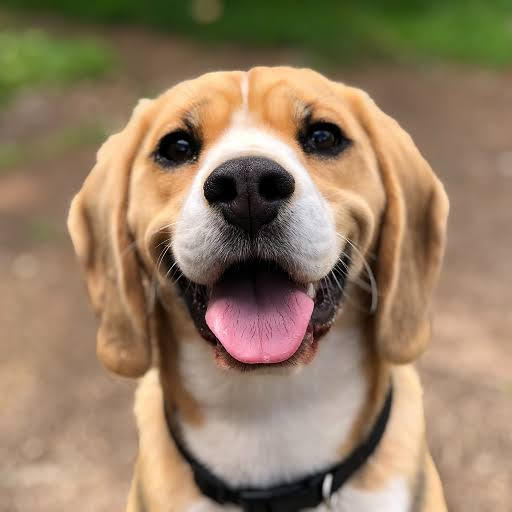
#> input picture notebooks/assets/dog.jpg, 512 x 512 px
$ jupyter execute 01.ipynb
#> lines starting #> are read from the running program, lines starting #| are printed output that depends on the picture
[cell 1]
import matplotlib.pyplot as plt
import numpy as np

# Numpy

## Numpy arrays

Representación de vectores y matrices (y tensores) en Python. Numpy es una librería que permite trabajar con arreglos multidimensionales de manera eficiente (pues delega el trabajo a código optimizado en C).

[cell 2]
# Vectores

vector1 = np.array([1, 2, 3])
vector2 = np.array([4, 5, 6])

print("Suma (vector1 + vector2):", vector1 + vector2)
print("Resta (vector1 - vector2):", vector1 - vector2)
print("Producto punto (vector1 . vector2):", np.dot(vector1, vector2))
print("Norma de vector1 (L2):", np.linalg.norm(vector1))
print("Norma de vector1 (L1):", np.linalg.norm(vector1, ord=1))

[cell 3]
# Matrices

mat1 = np.array([[1, 2],
                 [3, 4]])
mat2 = np.array([[5, 6],
                 [7, 8]])

print("Suma (mat1 + mat2):\n", mat1 + mat2)
print("Resta (mat1 - mat2):\n", mat1 - mat2)
print("Producto (elemento a elemento) (mat1 * mat2):\n", mat1 * mat2)
print("Producto (mat1 @ mat2):\n", mat1 @ mat2)  # Multiplicación de matrices

[cell 4]
# TRANFORMATIONS

def rotate(angle):
    """Returns the rotation matrix for a given angle in degrees."""
    rad = np.radians(angle)
    return np.array([[np.cos(rad), -np.sin(rad)],
                     [np.sin(rad),  np.cos(rad)]])

def sheer(shear_x, shear_y):
    """Returns the shear matrix for given shear factors in x and y directions."""
    return np.array([[1, shear_x],
                     [shear_y, 1]])

def scale(scale_x, scale_y):
    """Returns the scaling matrix for given scale factors in x and y directions."""
    return np.array([[scale_x, 0],
                     [0, scale_y]])

## Transformaciones lineales

Una transformación lineal lleva un vector $\mathbf{x}$ a otro mediante una matriz: $T(\mathbf{x}) = A\mathbf{x}$.

Las columnas de $A$ indican adónde van los vectores de la base. Por eso una matriz $2\times2$ determina por completo cómo se transforma todo el plano.

[cell 5]
import cv2
import ipywidgets as widgets
from ipywidgets import interact
from PIL import Image

### Rotación

La matriz $R(\theta)$ gira cada vector un ángulo $\theta$ sin cambiar su longitud ni los ángulos entre vectores. Una rotación lineal ocurre alrededor del origen. Para girar la imagen alrededor de su centro, el código añade una traslación: mueve conceptualmente el centro al origen, rota y lo devuelve. La operación completa es **afín**, no estrictamente lineal, porque incluye esa traslación.

[cell 6]
with open("assets/dog.jpg", "rb") as f:
    img_pil = Image.open(f)
#> img_pil is the input picture: PIL image 512x512 RGB; mean R, G, B 148.8, 126.1, 100.4
#> the sliders are set to angle = 0
    img_array = np.array(img_pil)

def show_rotated_image(angle=0):
#> called with angle = 0
    R = rotate(angle)

    h, w = img_array.shape[:2]
#> h = 512; w = 512
    center = np.array([w / 2, h / 2])
#> center = [256, 256]

    translation = center - np.dot(R, center)
#> translation = [0, 0]

    M = np.c_[R, translation]
#> M = [[1, 0, 0], [0, 1, 0]]
#> the sliders are set to shear_x = 0, shear_y = 0

    rotated_img = cv2.warpAffine(img_array, M, (w, h))

    plt.figure(figsize=(4, 4))
    plt.imshow(rotated_img)
    plt.title(f"Rotated by {angle}°")
    plt.axis('off')
    plt.show()

interact(
    show_rotated_image,
    angle=widgets.IntSlider(min=-180, max=180, step=5, value=0, description='Angle:')
);

### Cizallamiento

Un cizallamiento (*shear*) desplaza una coordenada en proporción a la otra. Por ejemplo, con $\begin{bmatrix}1 & k \\ 0 & 1\end{bmatrix}$ se obtiene $x'=x+ky$ y $y'=y$. Las líneas paralelas continúan siendo paralelas, cambian los ángulos y las longitudes.

[cell 7]
# Sheer

def show_sheared_image(shear_x=0, shear_y=0):
#> called with shear_x = 0, shear_y = 0
    S = sheer(shear_x, shear_y)

    h, w = img_array.shape[:2]
#> h = 512; w = 512
    center = np.array([w / 2, h / 2])
#> center = [256, 256]

    translation = center - np.dot(S, center)

    M = np.c_[S, translation]
#> the sliders are set to scale_x = 1, scale_y = 1

    sheared_img = cv2.warpAffine(img_array, M, (w, h))

    plt.figure(figsize=(4, 4))
    plt.imshow(sheared_img)
    plt.title(f"Sheared by ({shear_x}, {shear_y})")
    plt.text(0, 700, f"Transformation Matrix:\n{S}", fontsize=8, color='blue', ha='left', va='top')
    plt.axis('off')
    plt.show()

interact(
    show_sheared_image,
    shear_x=widgets.FloatSlider(min=-1, max=1, step=0.1, value=0, description='Shear X:'),
    shear_y=widgets.FloatSlider(min=-1, max=1, step=0.1, value=0, description='Shear Y:')
);

### Escalamiento

Una matriz diagonal $S=\operatorname{diag}(s_x,s_y)$ multiplica por separado las componentes horizontal y vertical. Si $s_x=s_y$, el escalamiento es uniforme y conserva las proporciones; si son distintos, la figura se estira más en una dirección que en la otra. Igual que en la rotación de la imagen, se añade una traslación para usar su centro como punto fijo.

[cell 8]
# Scale

def show_scaled_image(scale_x=1, scale_y=1):
#> called with scale_x = 1, scale_y = 1
    S = scale(scale_x, scale_y)

    h, w = img_array.shape[:2]
    center = np.array([w / 2, h / 2])

    translation = center - np.dot(S, center)

    M = np.c_[S, translation]

    scaled_img = cv2.warpAffine(img_array, M, (w, h))

    plt.figure(figsize=(4, 4))
    plt.imshow(scaled_img)
    plt.title(f"Scaled by ({scale_x}, {scale_y})")
    plt.axis('off')
    plt.text(600, 50, f"Transformation Matrix:\n{S}", fontsize=20, color='blue', ha='left', va='top')
    plt.show()

interact(
    show_scaled_image,
    scale_x=widgets.FloatSlider(min=0.1, max=3, step=0.1, value=1, description='Scale X:'),
    scale_y=widgets.FloatSlider(min=0.1, max=3, step=0.1, value=1, description='Scale Y:')
);

[cell 9]
def get_transformed_plane_fn_with_shape(
    shapes: list[np.ndarray], show_shape_reference: bool = True
):

#> the sliders are set to angle = 0, scale_x = 1.0, scale_y = 1.0, shear_x = 0.0, shear_y = 0.0
    def plot_transformed_plane(
        angle=0, scale_x=1.0, scale_y=1.0, shear_x=0.0, shear_y=0.0
    ):
#> called with angle = 0, scale_x = 1, scale_y = 1, shear_x = 0, shear_y = 0
        R = rotate(angle)
        S = scale(scale_x, scale_y)
        Sh = sheer(shear_x, shear_y)  # Example shear for demonstration

        # Combined transformation matrix: scale first, then rotate
        M = R @ S @ Sh

        # Because shape points are row vectors (N x 2), multiply by M.T
        # This is mathematically equivalent to: (M @ shape.T).T
        transformed_shapes = [shape @ M.T for shape in shapes]

        # Plot setup
        _, ax = plt.subplots(figsize=(6, 6))

        # Draw Cartesian axes through the origin
        ax.axhline(0, color="black", linewidth=1.2)
        ax.axvline(0, color="black", linewidth=1.2)
        ax.grid(True, linestyle=":", alpha=0.6)

        grid_bound = 8
        grid_values = np.arange(-grid_bound, grid_bound + 1, 1)

        for val in grid_values:
            h_line = np.array([[-grid_bound, val], [grid_bound, val]])
            v_line = np.array([[val, -grid_bound], [val, grid_bound]])

            h_trans = h_line @ M.T
            v_trans = v_line @ M.T

            # Style: make transformed axes thicker, regular grid lines thinner
            if val == 0:
                # Transformed X-axis (red) and Y-axis (green)
                ax.plot(
                    h_trans[:, 0],
                    h_trans[:, 1],
                    color="crimson",
                    linewidth=1.8,
                    label="Transformed X-axis" if val == 0 else "",
                )
                ax.plot(
                    v_trans[:, 0],
                    v_trans[:, 1],
                    color="forestgreen",
                    linewidth=1.8,
                    label="Transformed Y-axis" if val == 0 else "",
                )
            else:
                # Regular deformed grid lines
                ax.plot(
                    h_trans[:, 0],
                    h_trans[:, 1],
                    color="dodgerblue",
                    alpha=0.35,
                    linewidth=0.8,
                )
                ax.plot(
                    v_trans[:, 0],
                    v_trans[:, 1],
                    color="dodgerblue",
                    alpha=0.35,
                    linewidth=0.8,
                )

        ax.axhline(0, color="gray", linestyle="--", linewidth=0.8, alpha=0.6)
        ax.axvline(0, color="gray", linestyle="--", linewidth=0.8, alpha=0.6)

        # Plot the original shape as a dashed reference outline
        if show_shape_reference:
          for shape in shapes:
              ax.plot(shape[:, 0], shape[:, 1], "k--", alpha=0.3, label="Original")

        # Plot the transformed shape
        for transformed_shape in transformed_shapes:
            ax.plot(
                transformed_shape[:, 0],
                transformed_shape[:, 1],
                "b-",
                linewidth=2,
                label="Transformed",
            )
            ax.fill(transformed_shape[:, 0], transformed_shape[:, 1], "skyblue", alpha=0.3)

        ax.set_aspect("equal")
        ax.set_xlim(-6, 6)
        ax.set_ylim(-6, 6)
        ax.set_xticks(np.arange(-6, 7, 1))
        ax.set_yticks(np.arange(-6, 7, 1))
        ax.set_title(
            f"Rotation: {angle}° | Scale: ({scale_x:.1f}, {scale_y:.1f}) | Shear: ({shear_x:.1f}, {shear_y:.1f})"
        )
        plt.text(10, 0, f"Transformation Matrix:\n{S}", fontsize=20, color='blue', ha='left', va='top')


        plt.show()
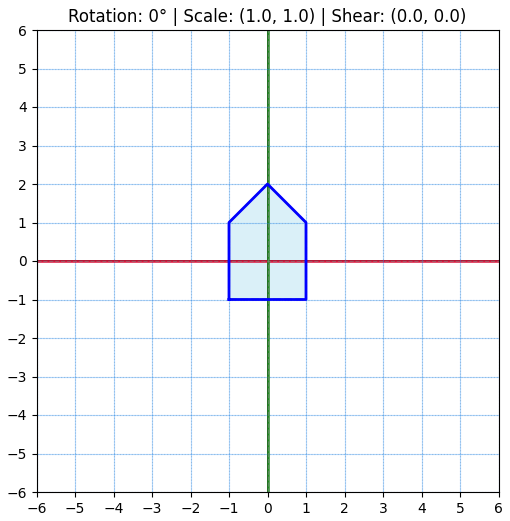
#> figure drawn by matplotlib, 1 panel

    return plot_transformed_plane

### Composición de transformaciones

Varias transformaciones lineales se combinan multiplicando sus matrices. En $M=R\,S\,Sh$, los vectores columna reciben primero $Sh$, después $S$ y finalmente $R$: el orden se lee de derecha a izquierda.

Los puntos de las figuras están almacenados aquí como filas. Por eso el código usa `shape @ M.T`, que equivale a aplicar $M$ a cada punto escrito como vector columna. La cuadrícula permite observar cómo una sola matriz transforma simultáneamente todos los puntos y direcciones del plano.

[cell 10]
house = np.array([
    [-1, -1],
    [ 1, -1],
    [ 1,  1],
    [ 0,  2],   # Roof peak
    [-1,  1],
    [-1, -1]    # Back to start to close the polygon
])

interact(
    get_transformed_plane_fn_with_shape([house]),
    angle=widgets.IntSlider(min=-180, max=180, step=5, value=0, description='Angle:'),
    scale_x=widgets.FloatSlider(min=0.1, max=3.0, step=0.1, value=1.0, description='Scale X:'),
    scale_y=widgets.FloatSlider(min=0.1, max=3.0, step=0.1, value=1.0, description='Scale Y:'),
    shear_x=widgets.FloatSlider(min=-1.0, max=1.0, step=0.1, value=0.0, description='Shear X:'),
    shear_y=widgets.FloatSlider(min=-1.0, max=1.0, step=0.1, value=0.0, description='Shear Y:')
);

## Autovalores y autovectores

Un vector no nulo $\mathbf{v}$ es autovector de una matriz $A$ si $A\mathbf{v}=\lambda\mathbf{v}$. La transformación no cambia su dirección (aunque puede invertir su sentido): solamente lo escala por el autovalor $\lambda$.

Para $S=\operatorname{diag}(s_x,s_y)$, los ejes $\mathbf{e}_1=(1,0)$ y $\mathbf{e}_2=(0,1)$ son autovectores con autovalores $s_x$ y $s_y$. El vector $(1,1)$ del siguiente ejemplo solo es autovector cuando $s_x=s_y$ (junto con $(1,-1)$, $(-1,1)$ y $(-1,-1)$).

[cell 11]
scale_eigenvectors = np.array([[0, 0], [1,1]]) # eigenvectors for scaling along the principal axes

interact(
    get_transformed_plane_fn_with_shape([scale_eigenvectors]),
    angle=widgets.IntSlider(min=-180, max=180, step=5, value=0, description='Angle:'),
    scale_x=widgets.FloatSlider(min=0.1, max=3.0, step=0.1, value=1.0, description='Scale X:'),
    scale_y=widgets.FloatSlider(min=0.1, max=3.0, step=0.1, value=1.0, description='Scale Y:'),
    shear_x=widgets.FloatSlider(min=-1.0, max=1.0, step=0.1, value=0.0, description='Shear X:'),
    shear_y=widgets.FloatSlider(min=-1.0, max=1.0, step=0.1, value=0.0, description='Shear Y:')
);
#> the sliders are set to angle = 0, scale_x = 1.0, scale_y = 1.0, shear_x = 0.0, shear_y = 0.0
#> call 2 of plot_transformed_plane, with angle = 0, scale_x = 1, scale_y = 1, shear_x = 0, shear_y = 0
#> in plot_transformed_plane (call 2), `plt.show()`:
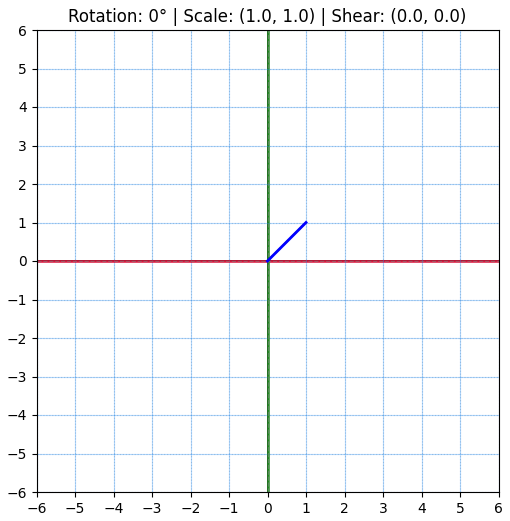
#> figure drawn by matplotlib, 1 panel
